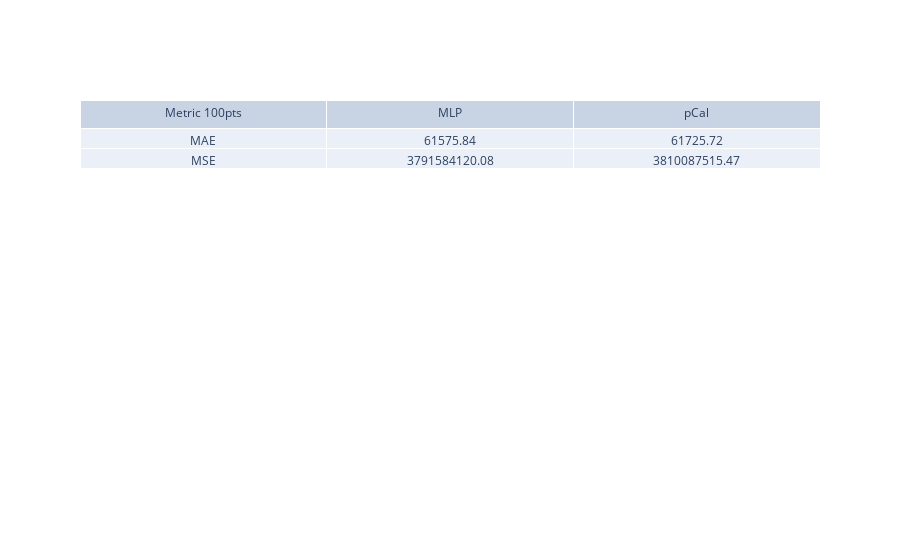
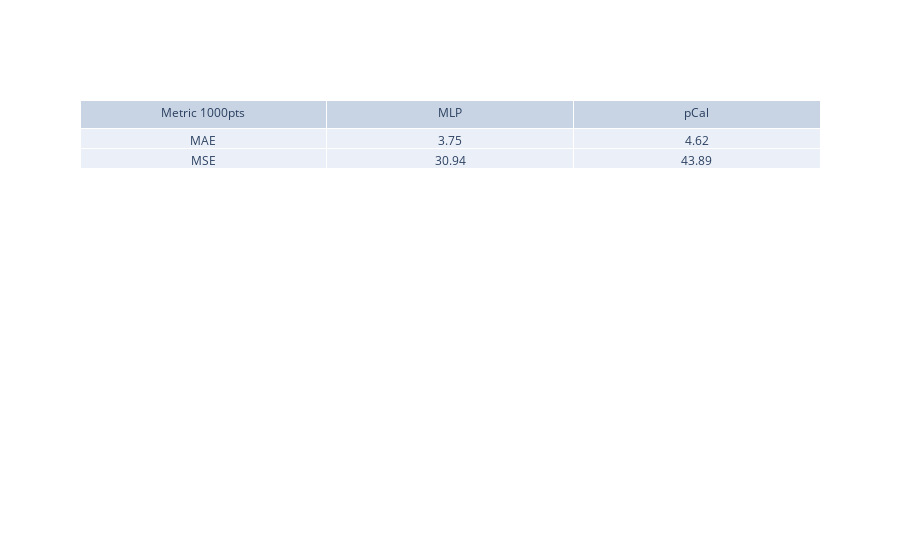
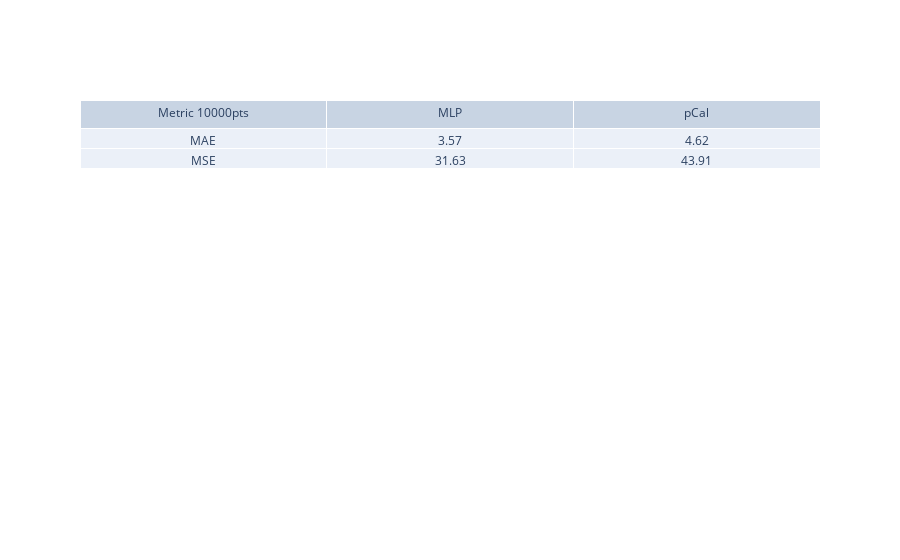
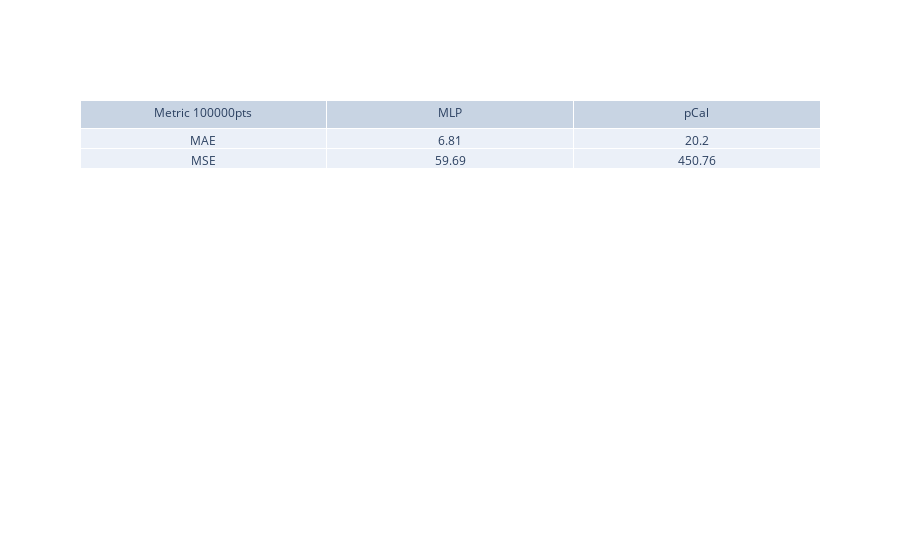

Notebook code for these charts, in order:
### Code cell
import plotly.graph_objects as go

for i in range(len(trainSamp)):
    fig = go.Figure(data=[go.Table(header=dict(values=[f'Metric {points[i]}pts','MLP', 'pCal']),
                     cells=dict(values=[metric, np.array(metric_ML).T[i],  np.array(metric_pCal).T[i]]))
                         ])
    fig.show()

### Figure 1 — Plotly figure (JSON) as saved in the notebook; plotly's stock layout.template omitted (floating-point values rounded to 4 significant figures)
{"data": [{"cells": {"values": [["MAE", "MSE"], [61580.0, 3792000000.0], [61730.0, 3810000000.0]]}, "header": {"values": ["Metric 100pts", "MLP", "pCal"]}, "type": "table"}], "layout": {}}

### Figure 2 — Plotly figure (JSON) as saved in the notebook; plotly's stock layout.template omitted (floating-point values rounded to 4 significant figures)
{"data": [{"cells": {"values": [["MAE", "MSE"], [3.75, 30.94], [4.62, 43.89]]}, "header": {"values": ["Metric 1000pts", "MLP", "pCal"]}, "type": "table"}], "layout": {}}

### Figure 3 — Plotly figure (JSON) as saved in the notebook; plotly's stock layout.template omitted (floating-point values rounded to 4 significant figures)
{"data": [{"cells": {"values": [["MAE", "MSE"], [3.57, 31.63], [4.62, 43.91]]}, "header": {"values": ["Metric 10000pts", "MLP", "pCal"]}, "type": "table"}], "layout": {}}

### Figure 4 — Plotly figure (JSON) as saved in the notebook; plotly's stock layout.template omitted (floating-point values rounded to 4 significant figures)
{"data": [{"cells": {"values": [["MAE", "MSE"], [6.81, 59.69], [20.2, 450.8]]}, "header": {"values": ["Metric 100000pts", "MLP", "pCal"]}, "type": "table"}], "layout": {}}
